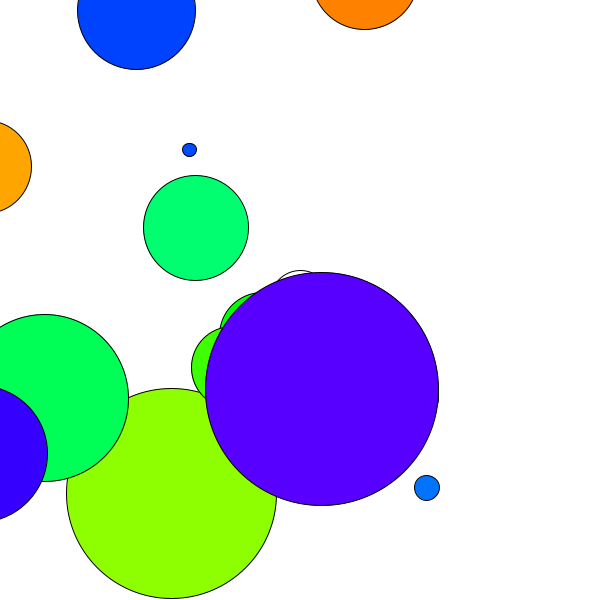
Frame 1 (no input)
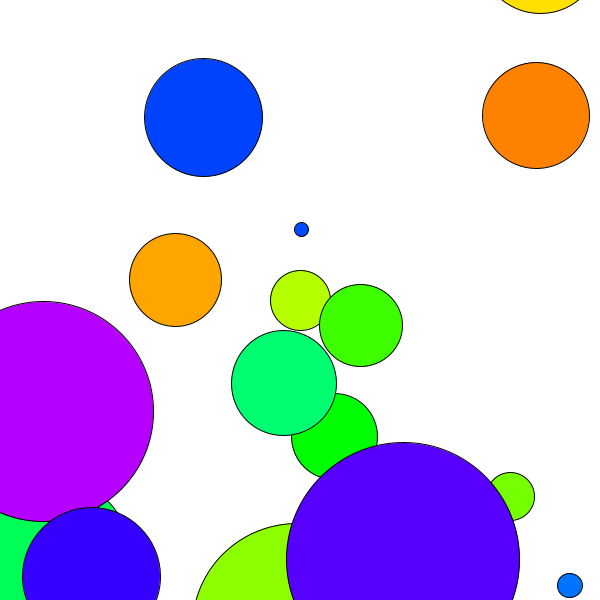
Frame 60 (the mouse pressed at the canvas centre just before this capture)
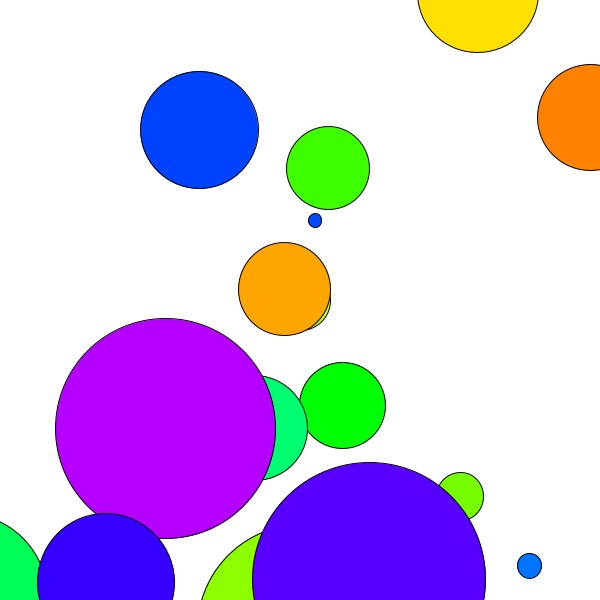
Frame 120 (the mouse held since frame 60 and released just before this capture)

The Processing sketch that drew these frames (run headless with seeded random() and noise(); from frame 60 on, the mouse is pressed at the canvas centre):

// Processing sketch: A_Agario
// ── A_Agario.pde
Blob blob;
Blob[] food;
int num = 20;
float zoom = 1;
boolean end = false;
void setup(){
  size(600,600);
  blob = new Blob(0,0,60);
  food = new Blob[num];
  for(int i=0;i<num-1;i++){
    float fx = random(-2000,2000);
    float fy = random(-2000,2000);
    float r = random(10,250);
    food[i] = new Blob(fx,fy,r);
  }
}
void draw(){
  background(255);
  translate(width/2,height/2);
  float newzoom = 60 / blob.r;
  zoom = lerp(zoom, newzoom, 0.1);
  scale(zoom);
  blob.show();
  translate(-blob.pos.x,-blob.pos.y);
  for(int i=0;i<num-1;i++){
   food[i].foodShow();
   blob.intersect(food[i]);  
  }
  if(end){
    println("game over");
  }
  blob.update();
}

// ── Blob.pde
class Blob {
  float x, y, r, xoff, yoff,H ;
  PVector pos, vel;
  Blob(float _x, float _y, float _r) {
    this.x = _x;
    this.y = _y;
    this.r = _r;
    pos = new PVector(x,y);
    vel = new PVector(0,0);
    xoff = random(-1000,1000);
    yoff = random(-1000,1000);    
    H = random(0,255);
  }
  
  void show(){
    //ellipseMode(CENTER);
    ellipse(x,y,r,r);
  }
  
  void update(){
    PVector newvel = new PVector(mouseX-width/2, mouseY-height/2);
    newvel.setMag(3);
    vel.lerp(newvel, 0.2);
    pos.add(vel);
  }
  
  void foodShow(){
    x = map(noise(xoff),0,1,-1000,1000);
    y = map(noise(yoff),0,1,-1000,1000);
    
    colorMode(HSB);
    fill(H,255,255);
    //ellipseMode(CENTER);
    ellipse(x,y,r,r);
    
    xoff += 0.001;
    yoff += 0.001;
    
  }
  
  //boolean intersect(Blob blob){
  //float dis = dist(blob.x, blob.y, x, y);
  //if(dis < blob.r && r < blob.r){
  //  return true;
  //}else if(dis < (r + blob.r) && r < blob.r){
  //  end = true;
  //  return false;
  //}else { 
  //  return false;
  //}
  
//  if((blob.x + r/2> x - r && blob.x < x + r && blob.y + r/2 > y - r && blob.y < y + r) && blob.r > r){
//    r = 0;
//    blob.r += 20;
//    return true;
//}else {
//  return false;
//}

 //}
 
 void intersect(Blob food){
   //they just ge eaten when they hit width/2 height/2 
   float d = PVector.dist(pos, food.pos);
   if(d < r + food.r ){
      food.r = -1 ;
      r++;
   }
 }

}
